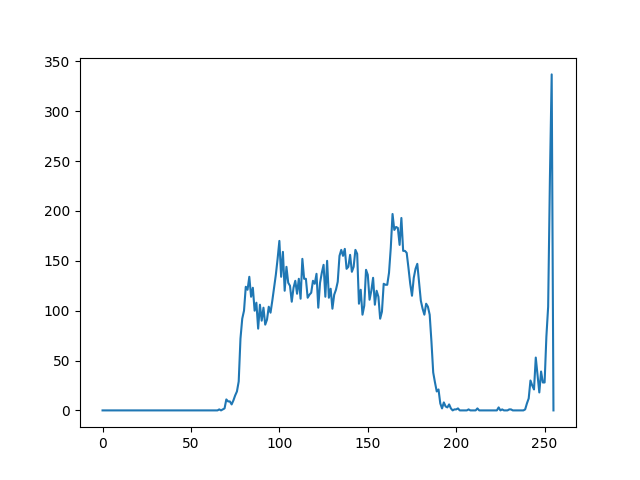
#> input picture assets/equalized_photos/claras/DSC_0493_Original_hist.png, 640 x 480 px
$ python -i equalize.py   (imports and definitions only)
#> lines starting #> are read from the running program, lines starting #| are printed output that depends on the picture; after the words box and inside, x2 and y2 are one past the last pixel; in counts of white or black regions, pixels touching at a corner belong together
import os
from os import listdir
from matplotlib import pyplot as plt
import numpy as np
import cv2


def generate_histogram(path):
    """Function to plt the image histogram by opencv."""
    filename = os.path.basename(path).split('.')[0]
    image = cv2.imread(path)
    CHANNEL = [0]
    HIST_SIZE = [256]
    RANGE = [0, 255]
    histogram = cv2.calcHist(
        image, CHANNEL, None, HIST_SIZE, RANGE)
    plt.subplot(111), plt.plot(histogram)
    plt.savefig(f'{filename}_hist')
    plt.clf()


def opencv_equalize(path):
    """Function equalize image in YCrCb with openCV default method."""
    filename = os.path.basename(path).split('.')[0]

    jpgColor = cv2.imread(path)

    # cv2.imwrite(f'{filename}_original.JPG', jpgColor)

    jpgYCrCb = cv2.cvtColor(jpgColor, cv2.COLOR_BGR2YCrCb)
    jpgYCrCb[:, :, 0] = cv2.equalizeHist(jpgYCrCb[:, :, 0])
    result = cv2.cvtColor(jpgYCrCb, cv2.COLOR_YCrCb2BGR)

    cv2.imwrite(f'{filename}_opencv_equaliz.JPG', result)


def quantil_equalize(path):
    """Function to equalize image in YCrCb with percentil of 0,1."""
    filename = os.path.basename(path).split('.')[0]

    # Read image no formato BGR do OpenCV
    jpgColor = cv2.imread(path)
#> jpgColor is the input picture: shape (480, 640, 3); mean B, G, R 251.2, 250.2, 248.7

    # Salva a imagem original
    cv2.imwrite(f'{filename}_Original.JPG', jpgColor)

    # Converte BRG para YCrCb com o formato
    jpgYCrCb = cv2.cvtColor(jpgColor, cv2.COLOR_BGR2YCrCb)
#> jpgYCrCb: shape (480, 640, 3); mean of channels 0, 1, 2 249.8, 127.2, 128.8

    # Isola a imagem em nível de cinza - GRAY, para melhorar os limiares dela
    jpGray = jpgYCrCb[:, :, 0]  # Obtem a banda Y da imagem YCrCb
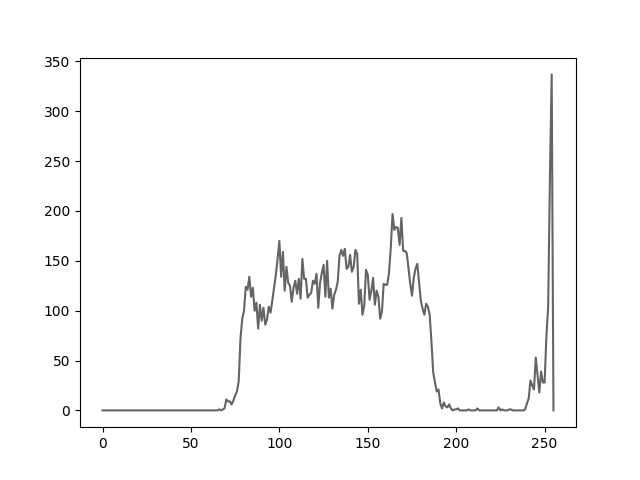
#> jpGray: shape (480, 640); min 0, max 255, mean 249.8

    # Quantil's Equalize method

    # Step 1 - Definição dos Percentis [minPercentil,maxPercentil]
    minPercentil = np.percentile(jpGray, 1)
#> minPercentil = 100
    maxPercentil = np.percentile(jpGray, 99)
#> maxPercentil = 255

    # Step 2 - Truncamentodos dos dados pelos Percentis [minPercentil,maxPercentil]
    jpgTrunc = jpGray

    n_linhas = jpgTrunc.shape[0]
#> n_linhas = 480

    for i in range(n_linhas):
        arr = jpgTrunc[i, :]
        jpgTrunc[i, np.where(arr > maxPercentil)] = maxPercentil
        jpgTrunc[i, np.where(arr < minPercentil)] = minPercentil
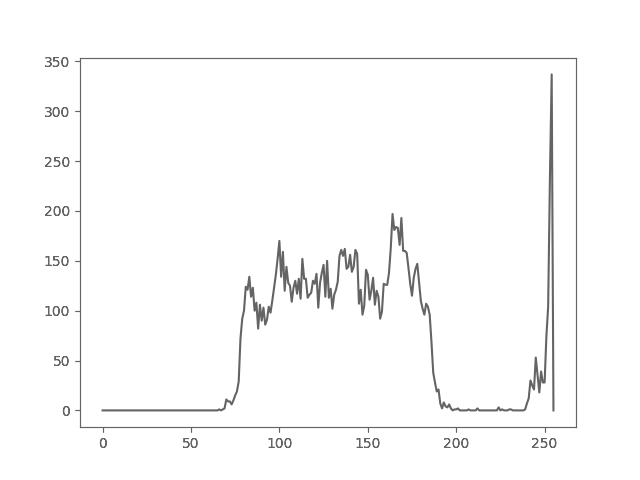
#> jpgTrunc: shape (480, 640); 0.85% of pixels changed, all inside (x1, y1, x2, y2) = (45, 57, 577, 448)

    # Step 3 - Mapeamento dos dados [minPercentil,maxPercentil] para [0,255]
    jpgMap = jpgTrunc

    n2_linhas = jpgMap.shape[0]
#> n2_linhas = 480

    razao = maxPercentil - minPercentil
#> razao = 155

    for i in range(n2_linhas):
        arr2 = jpgMap[i, :]
        jpgMap[i, :] = ((arr2 - minPercentil)/razao)*255
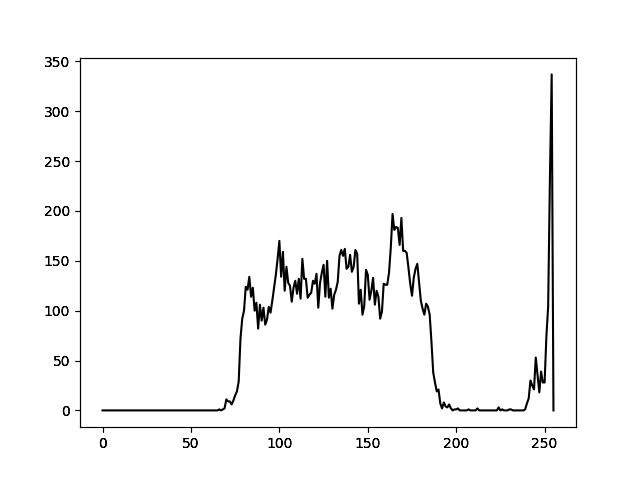
#> jpgMap: shape (480, 640); 4.81% of pixels changed, all inside (x1, y1, x2, y2) = (45, 57, 578, 448)

    # Altera o valor da banda Y na imagem YCrCb para converter para a BGR em seguida.
    jpgYCrCbResult = jpgYCrCb
#> jpgYCrCbResult: shape (480, 640, 3); mean of channels 0, 1, 2 247.8, 127.2, 128.8
    # Obtem a banda Y da imagem YCrCb Resultante
    jpgYCrCbResult[:, :, 0] = jpgMap
    jpgResult = cv2.cvtColor(jpgYCrCbResult, cv2.COLOR_YCrCb2BGR)
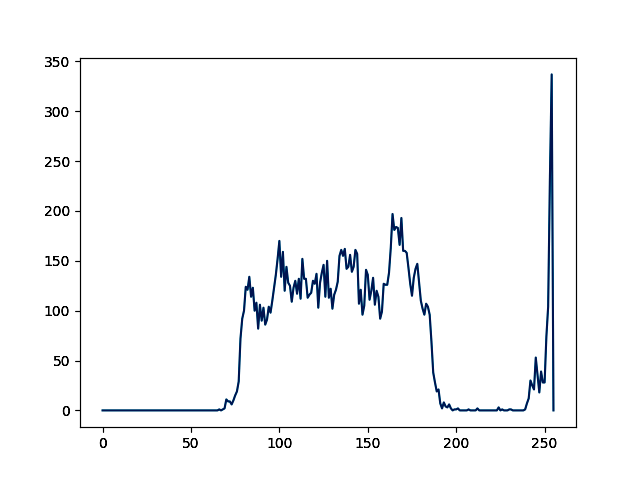
#> jpgResult: shape (480, 640, 3); mean B, G, R 249.1, 248.1, 247.4

    # Salva a imagem final
    cv2.imwrite(f'{filename}_quantil_equaliz.JPG', jpgResult)


# [31 lines of commented-out code are left out]


DIRECTORY = "C:/Users/CLEYSON/Documents/TCC/tcc_program/teste"

# [5 lines not run here, left out]

>>> result = quantil_equalize('../assets/equalized_photos/claras/DSC_0493_Original_hist.png')

$ run again, on assets/equalized_photos/claras/DSC_0644_Original_hist.png
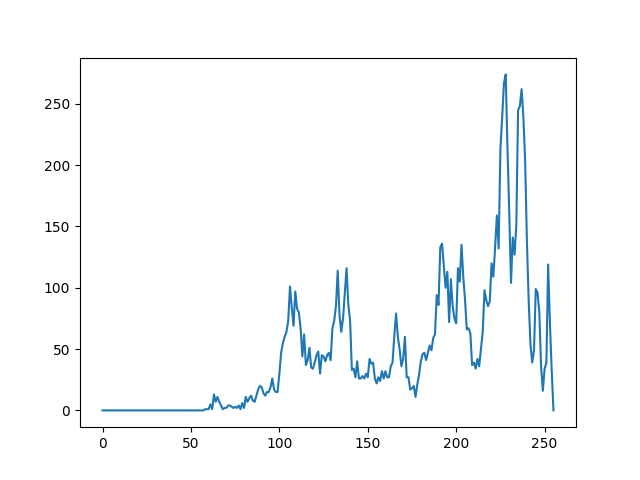
#> input picture assets/equalized_photos/claras/DSC_0644_Original_hist.png, 640 x 480 px
#> in quantil_equalize, jpgColor is the input picture: shape (480, 640, 3); mean B, G, R 251, 249.6, 247.6
#> jpgYCrCb: shape (480, 640, 3); mean of channels 0, 1, 2 249.2, 126.9, 129
#> minPercentil = 100
#> maxPercentil = 255
#> after the loop in quantil_equalize, `for i in range(n_linhas):`:
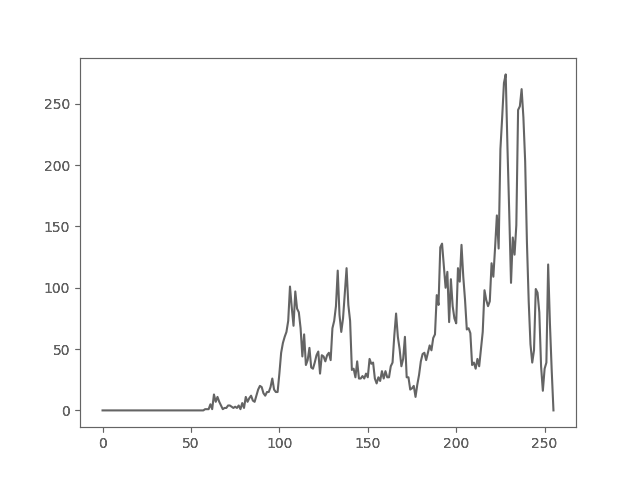
#> jpgTrunc: shape (480, 640); min 100, max 255, mean 249.9
#> razao = 155
#> jpgYCrCbResult: shape (480, 640, 3); mean of channels 0, 1, 2 246.6, 126.9, 129
#> in quantil_equalize, `jpgResult = cv2.cvtColor(jpgYCrCbResult, cv2.COLOR_YCrCb2BGR)`:
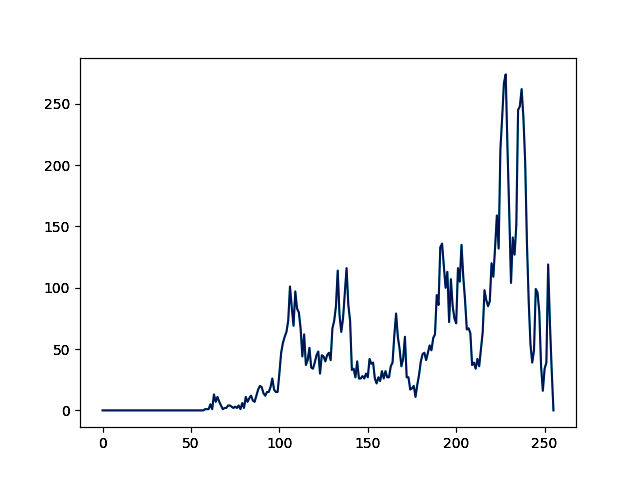
#> jpgResult: shape (480, 640, 3); mean B, G, R 248.4, 247, 246.1

$ run again, on assets/equalized_photos/claras/DSC_0493_opencv_equaliz_hist.png
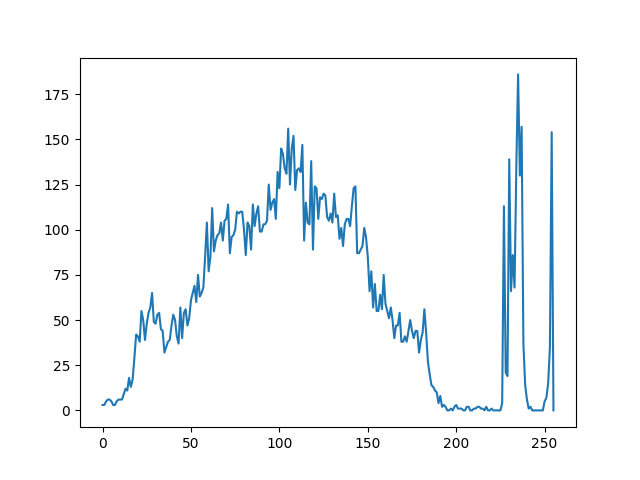
#> input picture assets/equalized_photos/claras/DSC_0493_opencv_equaliz_hist.png, 640 x 480 px
#> in quantil_equalize, jpgColor is the input picture: shape (480, 640, 3); mean B, G, R 250.3, 248.4, 245.8
#> jpgYCrCb: shape (480, 640, 3); mean of channels 0, 1, 2 247.9, 126.5, 129.4
#> minPercentil = 100
#> maxPercentil = 255
#> after the loop in quantil_equalize, `for i in range(n_linhas):`:
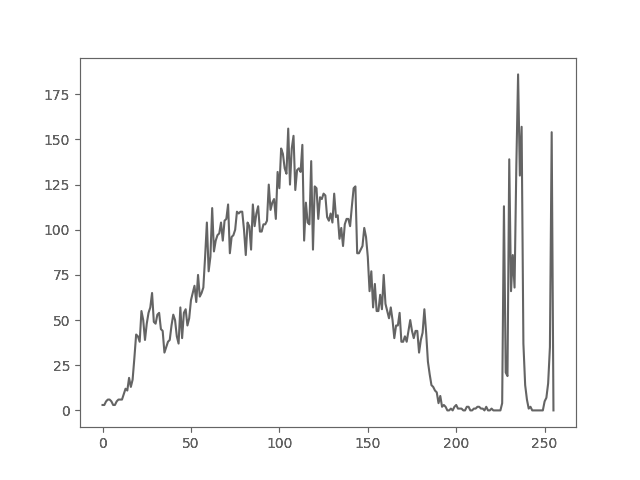
#> jpgTrunc: shape (480, 640); min 100, max 255, mean 248.6
#> razao = 155
#> jpgYCrCbResult: shape (480, 640, 3); mean of channels 0, 1, 2 244.5, 126.5, 129.4
#> in quantil_equalize, `jpgResult = cv2.cvtColor(jpgYCrCbResult, cv2.COLOR_YCrCb2BGR)`:
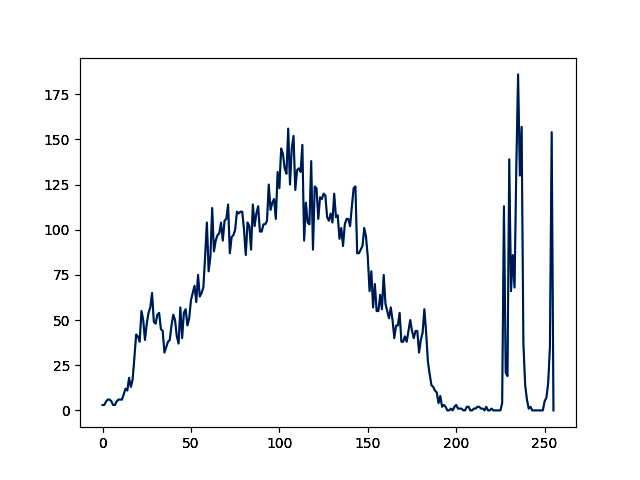
#> jpgResult: shape (480, 640, 3); mean B, G, R 246.9, 245.1, 243.8

$ run again, on assets/equalized_photos/claras/DSC_0493_quantil_equaliz_hist.png
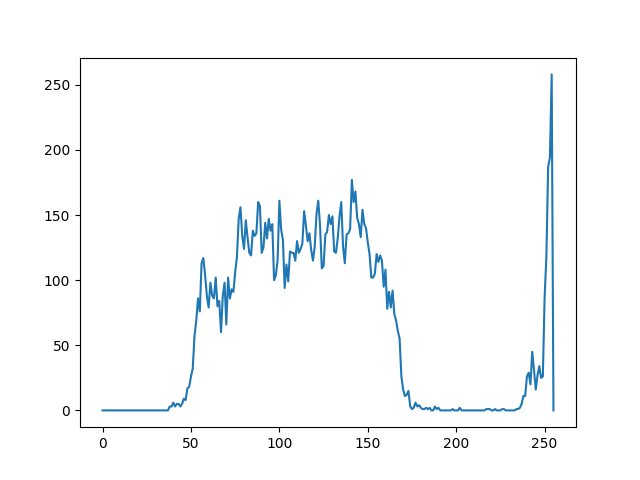
#> input picture assets/equalized_photos/claras/DSC_0493_quantil_equaliz_hist.png, 640 x 480 px
#> in quantil_equalize, jpgColor is the input picture: shape (480, 640, 3); mean B, G, R 251.1, 249.9, 248.1
#> jpgYCrCb: shape (480, 640, 3); mean of channels 0, 1, 2 249.5, 127, 128.9
#> minPercentil = 100
#> maxPercentil = 255
#> after the loop in quantil_equalize, `for i in range(n_linhas):`:
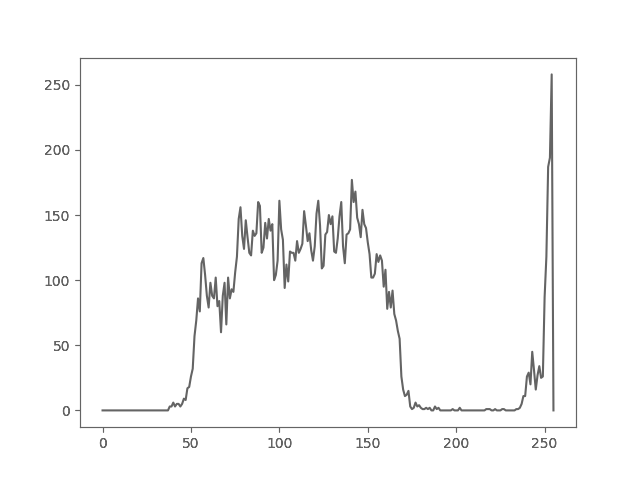
#> jpgTrunc: shape (480, 640); min 100, max 255, mean 250.3
#> razao = 155
#> jpgYCrCbResult: shape (480, 640, 3); mean of channels 0, 1, 2 247.2, 127, 128.9
#> in quantil_equalize, `jpgResult = cv2.cvtColor(jpgYCrCbResult, cv2.COLOR_YCrCb2BGR)`:
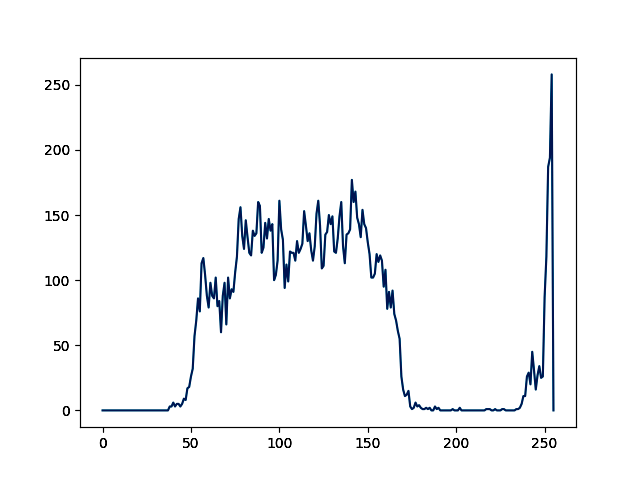
#> jpgResult: shape (480, 640, 3); mean B, G, R 248.8, 247.6, 246.7
